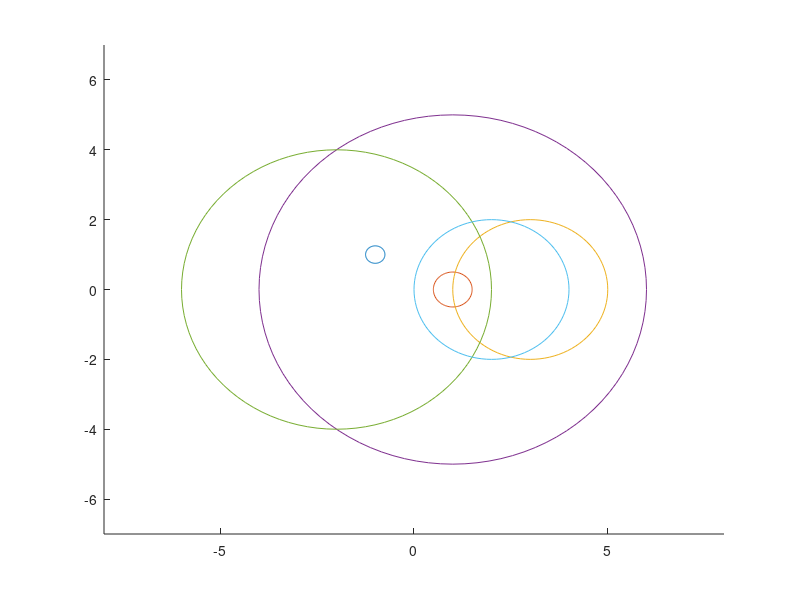

This chart was generated by the following MATLAB code: (Note: this script raises an error after producing the figure.)
% Laboratorio 06:

% Ejercicio 1:
A = [[-1+j, 0, 1/4];[1/4, 1, 1/4];[1, 1, 3]]
B = [[1, 3, -2];[-1, -2, 3];[1, 1, 2]]

% Funcion para dibujar circuclos:
% (Extraida de internet)
function h = circle(x,y,r)
   hold on
   th = 0:pi/50:2*pi;
   xunit = r * cos(th) + x;
   yunit = r * sin(th) + y;
   h = plot(xunit, yunit);
   hold off
end
eia = (A)
% ega =

%  -1.05404 + 0.98885i
%   3.17798 + 0.01412i
%   0.87606 - 0.00297i

eib = eig(B)
% egb =

%  -0.81446 + 1.27238i
%  -0.81446 - 1.27238i
%   2.62892 + 0.00000i

% Radio de los discos
ra1 = 0;
ra2 = 0;
ra3 = 0;

rb1 = 0;
rb2 = 0;
rb3 = 0;

for i = 1:3
  if i ~= 1
      ra1 = ra1 + abs(A(1,i));
      rb1 = rb1 + abs(B(1, i));
  endif
  if i ~= 2
      ra2 = ra2 + abs(A(2,i));
      rb2 = rb2 + abs(B(2, i));
  endif
  if i ~= 3
      ra3 = ra3 + abs(A(3,i));
      rb3 = rb3 + abs(B(3, i));
  endif
endfor

% Graficar:

circle(-1, 1, ra1)
hold on
circle(1, 0, ra2)
hold on
circle(3, 0, ra3)
hold on
circle(1, 0, rb1)
hold on
circle(-2, 0, rb2)
hold on
circle(2, 0, rb3)
hold on
xlim([-8, 8])
ylim([-7, 7])

% Ejercicio 2: 
%
% Los programas pedidos se anexan en el correo bajo los nombres de "met_dir",
% "met_inv" y "met_dir_desp". En el programa del metodo desplazado
% se agrega ademas la entrada de el desplazamiento (No tiene sentido no ponerla
% y tener que modificarla para cada desplazamiento)

% Ejercicio 3:

% Autovalores maximo y minimo de A
[eaM, uaM, itaM] = met_dir(A, [1;1;1]) % eigval = 3.177978 + 0.014124i; Numero max de iteraciones
[eam, uam, itam] = met_inv(A, [1;1;1]) % eigval = 0.8760614 - 0.0029702i; Numero max de iteraciones

eig(A)
% ans =

%  -1.05404 + 0.98885i
%   3.17798 + 0.01412i
%   0.87606 - 0.00297i

% Autovalores maximo y minimo de B
[ebM, ubM, itbM] = met_dir(B, [1;1;1]) % eigval = 2.6289; Numero de iteraciones = 23
[ebm, ubm, itbm] = met_inv(B, [1;1;1]) % eigval = -4.4286; Numero max de iteraciones

eig(B)
% ans =

%  -0.81446 + 1.27238i
%  -0.81446 - 1.27238i
%   2.62892 + 0.00000i

% Se tiene que el unico caso para el que no nos aproximamos a la solucion es en
% la matriz B y esto de puede deber a que ella posee dos autovalores que en magnitud 
% son iguales y que son candidatos a ser los menores. Estos errores se deben a que 
% todos estos metodos iterativos asumen que hay un autovalor mayor o menor que todos. 
% Entonces al no cumplirse esto no podemos asegurar la convergencia de los metodos pues
% el residuo de aplicar las operaciones no tiende a cero. 
% Por lo tanto tampoco se contracide lo que se dio en teoria pues necesitamos que
% se cumplan las hipotesis para ello.

% Ejercicio 4:

% Generacion de las matrices:

A1 = eye(3)
A2 = eye(3)
A8 = eye(3)

A1(1,2) = 1
A2(1,2) = 1
A8(1,2) = 1
A1(3,2) = 1
A1(2,3) = 1
A2(3,2) = 10e-2
A2(2,3) = 10e-2
A8(3,2) = 10e-8 
A8(2,3) = 10e-8

% Vector inicial: 
% Se elige un vector no nulo para poder dividir entre sus coordenadas
x = [1;1;1]

% Calculo de autovalores
[e1, u1, it1] = met_dir(A1, x) % ans: eigval = 2; iteraciones = 1
[e2, u2, it2] = met_dir(A2, x) % ans: eigval = 1.1001; iteraciones = 72
[e8, u8, it8] = met_dir(A8, x) % ans: eigval = 1.0032; iteraciones = 316


% Calculo de autovalores reales con eig para calcular el error relativo

e11 = max(abs(eig(A1))) % = 2
e22 = max(abs(eig(A2))) % = 1.1000
e88 = max(abs(eig(A8))) % = 1.0000

% Error relativo:

error1 = abs(e1-e11)/abs(e11) % = 0
error2 = abs(e2-e22)/abs(e22) % = 0.000094280
error8 = abs(e8-e88)/abs(e88) % = 0.0031645

% Notese que aqui la estabilidad de los resultados dependen de la estabilidad de 
% el sistema Ax=y pues lo que estaremos haciendo sera multiplicar esto por A en
% cada iteracion. Entonces al tener numeros mas pequenos en la matriz cuando hagamos
% estos productos iremos acomulando error y este error dependera de las operaciones
% aritmeticas que hagamos. En particular en el caso de la matriz A8 el multiplicar
% por 10e-8 muchas veces ira generando mucho mas error en cada iteracion que multiplicar
% por 1 y estos errores numericos generaran que el error relativo a la salida aumente. 

% Ejercicio 5:

A = [[-149, -50, 154]; [537, 180, 546]; [-27, -9, -25]]

eigMin = met_inv(A, x)
% Resultado: Retorna la respuesta esperada pues da 1.00001 y el menor 
% autovalor es 1.00000 +  0.00000i

% Ahora para calcular el otro autovalores utilizaremos el metodo desplazado
% para ello haremos los circulos de Gershgorin para saber cual valor de delta tomar

% Calculo de radios
r1 = 0;
r2 = 0;
r3 = 0;

for i = 1:3
  if i ~= 1
      r1 = r1 + abs(A(1,i));
  endif
  if i ~= 2
      r2 = r2 + abs(A(2,i));
  endif
  if i ~= 3
      r3 = r3 + abs(A(3,i));
  endif
endfor

% Graficar:

circle(-149, 0, r1)
hold on
circle(537, 0, r2)
hold on
circle(-27, 0, r3)
hold on
xlim([-1000, 1000])
ylim([-1000, 1000])


% Aqui podemos ver que tendremos los 3 circulos, uno adentro del otro, entonces
% sospechamos que los autovalores estan adentro de ellos y debemos desplazar la matriz.
% Entonces desplazemos la matriz para arriba y calculemos:

met_dir_desp(A,x,100+20j)

% numero maximo de iteraciones alcanzadas
% ans =   2.5000 - 91.1907i

% Esto anterior es una buena aproximacion al autovalor verdadero. Como tenemos
% una raiz compleja sabemos que su conjugado tambien es una raiz, si queremos
% calcularlo de igual manera podemos desplazar la matriz para abajo ahora y luego: 

met_dir_desp(A,x,100-20j)
% numero maximo de iteraciones alcanzadas
% ans =   2.5000 + 91.1907i

% Entonces ya hemos hayado los 3 autovalores.
% Notese que no podiamos utilizar el metodo de la potencia directo pues al igual que
% En la pregunta 3 teniamos dos autovalores con la misma magnitud y entonces fallaban
% los metodos.

% Si queremos ver la prueba corremos
% Si queremos ver la prueba corremos
eigMax = met_dir(A, x) 
% Resultado: llega al numero maximo de iteraciones y no se aproxima a la respuesta
% esperada pues retorna 64.490 y el resultado es  2.50000 + 91.19073i. 


% Para referencia: los autovalores verdaderos son
eig(A)
% ans =
%
%    2.50000 + 91.19073i
%    2.50000 - 91.19073i
%    1.00000 +  0.00000i